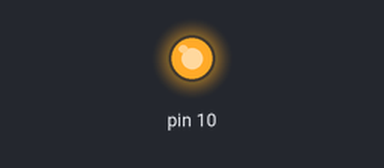
This sketch was run on a simulated Arduino Uno, built with avr-gcc and run on an emulated ATmega328P. Shown: output pins drawn as LEDs (lit = HIGH). Pins used as bus, display or sensor lines are not drawn. At 0.1 s the program stops and its outputs stay as they are.

Above: at 0.1 s.
Timing chart, 0 to 1.6 s (numbered marks = the images above):
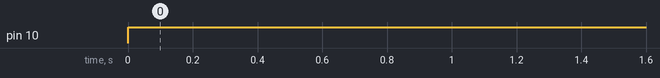

Measured:
- by itself, pin 10: LOW → HIGH at 0.00 s

The sketch:

SPI_config_PLL.ino
```cpp
/*
 * GESTION SPI 24 bit
 *
 */
#include <SPI.h>

#define SCK 13
#define MOSI 11
#define MISO 12
#define SS 9
#define IN_MUXOUT 7

// Config SPI
#define freqH 200000
#define ordre MSBFIRST
#define mode SPI_MODE0
//------------------

void setup() {
  pinMode(SS , OUTPUT);
  pinMode(IN_MUXOUT , INPUT);
  digitalWrite(SS , HIGH);                                   // Mide à l'état bas
  SPI.beginTransaction(SPISettings(freqH , ordre , mode));   // Configuration de la com
  Serial.begin(9600);     // Init Com serie à 9600 bauds
}

//== BOUCLE PRINCIPAL ==
void loop() {
    char data_ctrl_reg[3] = {0x0F , 0xF1 , 0x20};
    char data_N_reg[3] = {0x04 , 0xA2 , 0x62};
    char data_R_reg[3] = {0x00 , 0x00 , 0xC9};

    envoi_datas(data_R_reg);
    delay(10);
    envoi_datas(data_ctrl_reg);
    delay(10);
    envoi_datas(data_N_reg);
    delay(10);

    while(1);

}
//======================
void ctrl_latch_config(){
    char tab[3] = {0 ,0 ,0};
    long ctrl_latch = 0;
    long presv_powd = 0x0 , current_set = 0x3F , outpw_lvl = 0x3 , DB11_8 = 0x1 , muxout_ctrl = 0x1;
    long DB4_DB0 = 0;
    ctrl_latch = ctrl_latch | (presv_powd << 20);
    ctrl_latch = ctrl_latch | (current_set << 14);
    ctrl_latch = ctrl_latch | (outpw_lvl << 12);
    ctrl_latch = ctrl_latch | (DB11_8 << 8);
    ctrl_latch = ctrl_latch | (muxout_ctrl << 5);
    ctrl_latch = ctrl_latch | (DB4_DB0);

    Serial.print("ctrl_latch = ");
    Serial.println(ctrl_latch , BIN);        // Affichage dans la console
    tab[0] = (ctrl_latch & 0xFF0000) >> 16;
    Serial.print("paquet 1 : ");
    Serial.println(tab[0] , BIN);        // Affichage dans la console

    tab[1] = (ctrl_latch & 0x00FF00) >> 8;
    Serial.print("paquet 2 : ");
    Serial.println(tab[1] , BIN);        // Affichage dans la console

    tab[2] = (ctrl_latch & 0x0000FF);
    Serial.print("paquet 3 : ");
    Serial.println(tab[2] , BIN);        // Affichage dans la console


}

void N_cntr_latch_config() {
  char tab[3] = {0 ,0 ,0};
  long N_cntr_latch = 0;
  long divide_by_slct = 0 , divide_by_2 = 0 , cp_gain = 0, cntr_B = 0x4A2;
  long cntr_A = 0x18 , ctrl_bits = 0x02;
  N_cntr_latch = N_cntr_latch | (divide_by_slct << 23);
  N_cntr_latch = N_cntr_latch | (divide_by_2 << 22);
  N_cntr_latch = N_cntr_latch | (cp_gain << 21);
  N_cntr_latch = N_cntr_latch | (cntr_B << 8);
  N_cntr_latch = N_cntr_latch | (cntr_A << 2);
  N_cntr_latch = N_cntr_latch | (ctrl_bits);

  Serial.print("N_cntr_latch = ");
  Serial.println(N_cntr_latch , BIN);        // Affichage dans la console

    Serial.print("ctrl_latch = ");
    Serial.println( N_cntr_latch , BIN);        // Affichage dans la console
    tab[0] = ( N_cntr_latch & 0xFF0000) >> 16;
    Serial.print("paquet 1 : ");
    Serial.println(tab[0] , BIN);        // Affichage dans la console

    tab[1] = ( N_cntr_latch & 0x00FF00) >> 8;
    Serial.print("paquet 2 : ");
    Serial.println(tab[1] , BIN);        // Affichage dans la console

    tab[2] = ( N_cntr_latch & 0x0000FF);
    Serial.print("paquet 3 : ");
    Serial.println(tab[2] , BIN);        // Affichage dans la console


}

void R_cntr_latch_config() {
  long R_cntr_latch = 0;
  long band_slct_clk = 0 , test_mod_bit = 0 , lock_detect = 0 , anti_backlash = 0;
  long ref_cntr = 0x32 , ctrl_bits = 1;

  R_cntr_latch = R_cntr_latch | (band_slct_clk << 20);
  R_cntr_latch = R_cntr_latch | (test_mod_bit << 19);
  R_cntr_latch = R_cntr_latch | (lock_detect << 18);
  R_cntr_latch = R_cntr_latch | (anti_backlash << 16);
  R_cntr_latch = R_cntr_latch | (ref_cntr << 2);
  R_cntr_latch = R_cntr_latch | (ctrl_bits);

  Serial.print("R_cntr_latch = ");
  Serial.println(R_cntr_latch , BIN);        // Affichage dans la console
}


void envoi_datas(char *data_out) {
    SPI.begin();
    char i;
    digitalWrite(SS , LOW);
    for(i = 0 ; i < 3 ; i++) {
        SPI.transfer(data_out[i]);     // Envoi datas
        delay(10);
    }
    digitalWrite(SS , HIGH);
}
```
